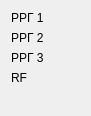
   <widget class="QWidget" name="gridLayoutWidget">
    <property name="geometry">
     <rect>
      <x>10</x>
      <y>640</y>
      <width>91</width>
      <height>111</height>
     </rect>
    </property>
    <layout class="QGridLayout" name="gridLayout">
     <item row="0" column="0">
      <widget class="QLabel" name="title_address_rrg1">
       <property name="text">
        <string>РРГ 1</string>
       </property>
      </widget>
     </item>
     <item row="0" column="1">
      <widget class="QLabel" name="address_rrg1">
       <property name="text">
        <string/>
       </property>
      </widget>
     </item>
     <item row="1" column="1">
      <widget class="QLabel" name="address_rrg2">
       <property name="text">
        <string/>
       </property>
      </widget>
     </item>
     <item row="1" column="0">
      <widget class="QLabel" name="title_address_rrg2">
       <property name="text">
        <string>РРГ 2</string>
       </property>
      </widget>
     </item>
     <item row="4" column="1">
      <widget class="QLabel" name="address_trm">
       <property name="text">
        <string/>
       </property>
      </widget>
     </item>
     <item row="3" column="0">
      <widget class="QLabel" name="title_address_rf">
       <property name="text">
        <string>RF</string>
       </property>
      </widget>
     </item>
     <item row="2" column="0">
      <widget class="QLabel" name="title_address_rrg3">
       <property name="text">
        <string>РРГ 3</string>
       </property>
      </widget>
     </item>
     <item row="3" column="1">
      <widget class="QLabel" name="address_rf">
       <property name="text">
        <string/>
       </property>
      </widget>
     </item>
     <item row="2" column="1">
      <widget class="QLabel" name="address_rrg3">
       <property name="text">
        <string/>
       </property>
      </widget>
     </item>
    </layout>
   </widget>
